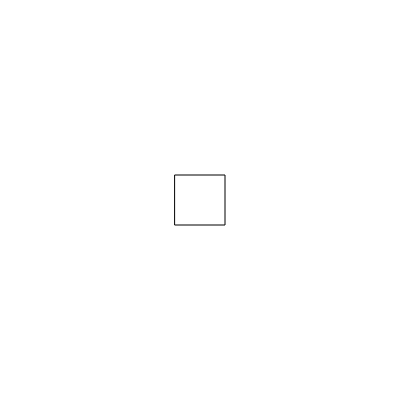
Frame 1 (no input)
Frame 60 (no input): identical to frame 1, image omitted
Frame 120 (the mouse pressed at the canvas centre since frame 60): identical to frame 1, image omitted

The p5.js sketch that drew this single still picture (run headless with seeded random() and noise() and a simulated clock; from frame 60 on, the mouse is pressed at the canvas centre):

// p5.js sketch
// ── sketch.js
function setup() {
  createCanvas(400,400);
   
}

function draw() {
 background(255,255,255);
 rectMode(CENTER);
 rect(200,200,50,50);
 
  
 // drawSprites();
}
